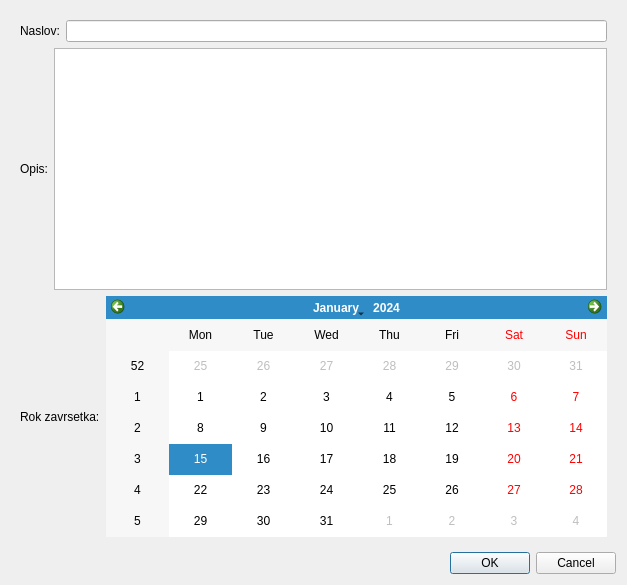
<?xml version="1.0" encoding="UTF-8"?>
<ui version="4.0">
 <class>OrderDialog</class>
 <widget class="QDialog" name="OrderDialog">
  <property name="geometry">
   <rect>
    <x>0</x>
    <y>0</y>
    <width>627</width>
    <height>585</height>
   </rect>
  </property>
  <property name="windowTitle">
   <string>Dialog</string>
  </property>
  <layout class="QVBoxLayout" name="verticalLayout_2">
   <item>
    <widget class="QWidget" name="widget" native="true">
     <layout class="QVBoxLayout" name="verticalLayout">
      <item>
       <layout class="QHBoxLayout" name="horizontalLayout">
        <item>
         <widget class="QLabel" name="label">
          <property name="text">
           <string>Naslov:</string>
          </property>
         </widget>
        </item>
        <item>
         <widget class="QLineEdit" name="Header"/>
        </item>
       </layout>
      </item>
      <item>
       <layout class="QHBoxLayout" name="horizontalLayout_2">
        <item>
         <widget class="QLabel" name="label_2">
          <property name="text">
           <string>Opis:</string>
          </property>
         </widget>
        </item>
        <item>
         <widget class="QTextEdit" name="Description"/>
        </item>
       </layout>
      </item>
      <item>
       <layout class="QHBoxLayout" name="horizontalLayout_3">
        <item>
         <widget class="QLabel" name="label_3">
          <property name="text">
           <string>Rok zavrsetka:</string>
          </property>
         </widget>
        </item>
        <item>
         <widget class="QCalendarWidget" name="calendarWidget"/>
        </item>
       </layout>
      </item>
     </layout>
    </widget>
   </item>
   <item>
    <widget class="QDialogButtonBox" name="buttonBox">
     <property name="orientation">
      <enum>Qt::Horizontal</enum>
     </property>
     <property name="standardButtons">
      <set>QDialogButtonBox::Cancel|QDialogButtonBox::Ok</set>
     </property>
    </widget>
   </item>
  </layout>
 </widget>
 <resources/>
 <connections>
  <connection>
   <sender>buttonBox</sender>
   <signal>accepted()</signal>
   <receiver>OrderDialog</receiver>
   <slot>accept()</slot>
   <hints>
    <hint type="sourcelabel">
     <x>248</x>
     <y>254</y>
    </hint>
    <hint type="destinationlabel">
     <x>157</x>
     <y>274</y>
    </hint>
   </hints>
  </connection>
  <connection>
   <sender>buttonBox</sender>
   <signal>rejected()</signal>
   <receiver>OrderDialog</receiver>
   <slot>reject()</slot>
   <hints>
    <hint type="sourcelabel">
     <x>316</x>
     <y>260</y>
    </hint>
    <hint type="destinationlabel">
     <x>286</x>
     <y>274</y>
    </hint>
   </hints>
  </connection>
 </connections>
</ui>
